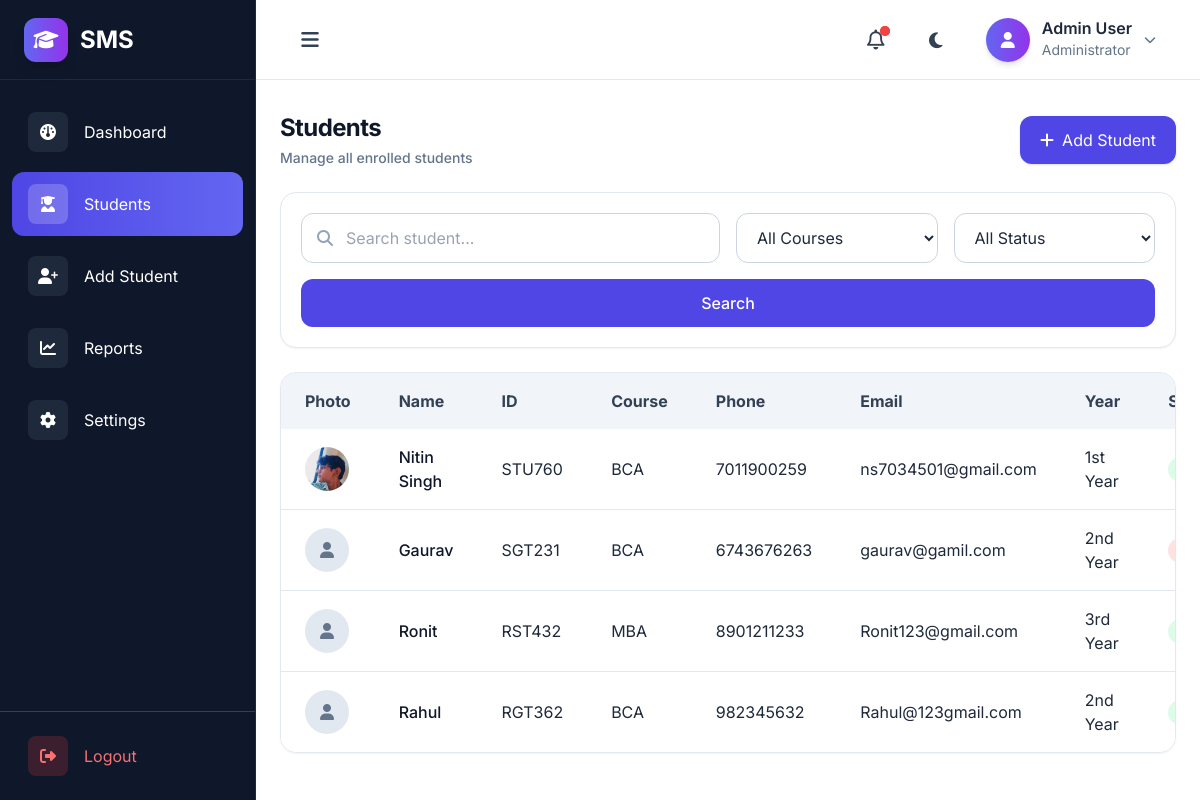
/students/, run on an earlier commit of the app's database.
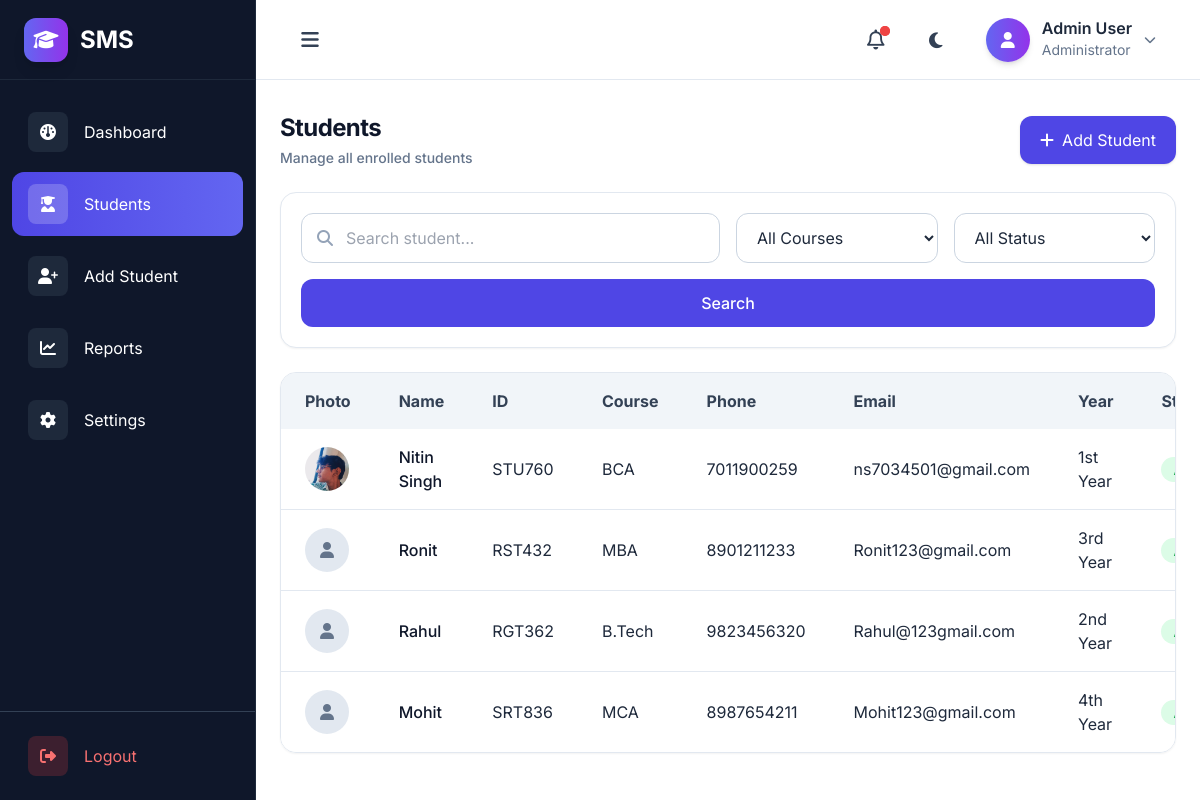
And on a later commit of the database.
### MainApp/models.py (models this page shows, shortened)
class Student(models.Model):
    STATUS_CHOICES = [
        ("Active", "Active"),
        ("Inactive", "Inactive"),
    ]
    YEAR_CHOICES = [
        ('1st Year', '1st Year'),
        ('2nd Year', '2nd Year'),
        ('3rd Year', '3rd Year'),
        ('4th Year', '4th Year'),
    ]
    COURSES = [('BCA','BCA'),('B.Tech','B.Tech'),('MCA','MCA'),('BBA','BBA'),('MBA','MBA')]
    name = models.CharField(max_length=100)
    email = models.EmailField()
    student_id = models.CharField(max_length=20, unique=True)
    photo = models.ImageField(upload_to="students/", blank=True, null=True)
    courses = models.CharField(max_length=50, choices=COURSES)
    phone = models.CharField(max_length=10)
    year = models.CharField(
        max_length=20,
        choices=YEAR_CHOICES,
        default="1st Year"
    )
    date_of_birth = models.DateField()
    created_at = models.DateField(auto_now_add=True)
    status = models.CharField(
        max_length=20,
        choices=STATUS_CHOICES,
        default="Active"
    )
    address = models.TextField(blank=True, null=True)

### MainApp/views.py (the view)
# urls.py: path("students/", views.students, name='students'),
def students(request):
    students = Student.objects.all()
    search = request.GET.get("search")
    course = request.GET.get("course")
    status = request.GET.get("status")
    if search:
        students = students.filter(name__icontains=search)
    if course:
        students = students.filter(courses=course)
    if status:
        students = students.filter(status=status)
    return render(request, "student.html", {"students":students})

### MainApp/templates/student.html (shortened to what this page needs)
{% extends 'base.html' %}
{% block content %}
<div class="space-y-6">
    <div class="flex flex-col md:flex-row md:items-center md:justify-between gap-4">
        <div>
            <h2
                class="text-xl md:text-2xl xl:text-3xl font-bold tracking-tight text-slate-900 dark:text-white transition-colors duration-300">
                Students</h2>
            <p class="mt-1 text-slate-500 dark:text-slate-400 text-sm font-medium transition-colors duration-300">Manage
                all enrolled students</p>
        </div>
        <a href="{% url 'add_student' %}"
            class="inline-flex items-center gap-2 bg-indigo-600 hover:bg-indigo-700 text-white px-5 py-3 rounded-xl shadow transition">
            <i class="fa-solid fa-plus"></i>
            Add Student
        </a>
    </div>
    <div class="bg-white dark:bg-slate-800 rounded-2xl border border-slate-200 dark:border-slate-700 p-5 shadow-sm">
        <form method="GET" class="grid grid-cols-1 md:grid-cols-4 gap-4">
            <div class="relative md:col-span-2">
                <i class="fa-solid fa-magnifying-glass absolute left-4 top-1/2 -translate-y-1/2 text-slate-400"></i>
                <input type="text" name="search" value="{{ request.GET.search }}" placeholder="Search student..."
                    class="w-full pl-11 pr-4 py-3 rounded-xl border border-slate-300 dark:border-slate-600 bg-white dark:bg-slate-700 dark:text-white focus:ring-2 focus:ring-indigo-500 outline-none">
            </div>
            <select name="course"
                class="px-4 py-3 rounded-xl border border-slate-300 dark:border-slate-600 bg-white dark:bg-slate-700 dark:text-white outline-none">
                <option value="">All Courses</option>
            </select>
            <select name="status"
                class="px-4 py-3 rounded-xl border border-slate-300 dark:border-slate-600 bg-white dark:bg-slate-700 dark:text-white outline-none">
                <option value="">All Status</option>
            </select>
            <button type="submit"
                class="md:col-span-4 bg-indigo-600 hover:bg-indigo-700 text-white py-3 rounded-xl font-medium transition">
                Search
            </button>
        </form>
    </div>
    <div
        class="bg-white dark:bg-slate-800 rounded-2xl border border-slate-200 dark:border-slate-700 shadow-sm overflow-x-auto">
        <table class="w-full">
            <thead class="bg-slate-100 dark:bg-slate-700 text-slate-700 dark:text-slate-200">
                <tr>
                    <th class="px-6 py-4 text-left">Photo</th>
                    <th class="px-6 py-4 text-left">Name</th>
                    <th class="px-6 py-4 text-left">ID</th>
                    <th class="px-6 py-4 text-left">Course</th>
                    <th class="px-6 py-4 text-left">Phone</th>
                    <th class="px-6 py-4 text-left">Email</th>
                    <th class="px-6 py-4 text-left">Year</th>
                    <th class="px-6 py-4 text-left">Status</th>
                </tr>
            </thead>
            <tbody class="divide-y divide-slate-200 dark:divide-slate-700">
                {% for student in students %}
                <tr class="hover:bg-slate-50 dark:hover:bg-slate-700 transition">
                    <td class="px-6 py-4">
                        {% if student.photo %}
                        <img src="{{ student.photo.url }}" alt="{{ student.name }}"
                            class="w-11 h-11 rounded-full object-cover">
                        {% else %}
                        <div class="w-11 h-11 rounded-full bg-slate-200 flex items-center justify-center">
                            <i class="fa-solid fa-user text-slate-500"></i>
                        </div>
                        {% endif %}
                    </td>
                    <td class="px-6 py-4 font-medium text-slate-900 dark:text-white">{{ student.name }}</td>
                    <td class="px-6 py-4">{{ student.student_id }}</td>
                    <td class="px-6 py-4">{{ student.courses }}</td>
                    <td class="px-6 py-4">{{ student.phone }}</td>
                    <td class="px-6 py-4">{{ student.email }}</td>
                    <td class="px-6 py-4">{{ student.year }}</td>
                    <td class="px-6 py-4">
                        <span class="px-3 py-1 rounded-full text-sm font-medium
                        {% if student.status == 'Active' %}
                        bg-green-100 text-green-600
                        {% else %}
                        bg-red-100 text-red-600
                        {% endif %}">{{ student.status }}</span>
                    </td>
                </tr>
                {% empty %}
                <tr>
                    <td colspan="8" class="py-6 text-center text-slate-500">No students found!</td>
                </tr>
                {% endfor %}
            </tbody>
        </table>
    </div>
</div>
{% endblock %}

### MainApp/templates/base.html (shortened to what this page needs)
{% load static %}
<!doctype html>
<html lang="en">
<head>
  <script src="https://cdn.tailwindcss.com"></script>
  <link rel="stylesheet" href="{% static 'src/style.css' %}" />
  <link rel="stylesheet" href="https://cdnjs.cloudflare.com/ajax/libs/font-awesome/6.4.0/css/all.min.css" />
</head>
<body class="bg-slate-50 text-slate-800 dark:bg-slate-900 dark:text-slate-100 transition-colors duration-300">
  <div class="flex h-screen bg-gray-100">
    {% include "components/sidebar.html" %}
    <div class="flex flex-col flex-1 overflow-hidden">
      {% include "components/navbar.html" %}
      <main class="flex-1 w-full h-screen px-6 py-8 overflow-y-auto bg-white dark:bg-slate-900">
        {% block content %}
        {% endblock %}
      </main>
    </div>
  </div>
</body>
</html>

### MainApp/templates/components/sidebar.html (shortened to what this page needs)
<aside id="sidebar"
  class="fixed lg:relative top-0 left-0 z-50 h-screen w-64 bg-slate-900 border-r border-slate-800 text-white flex flex-col overflow-hidden transform -translate-x-full lg:translate-x-0 transition-all duration-300 ease-in-out">
  <div class="h-20 flex items-center px-6 border-b border-slate-800">
    <div
      class="w-11 h-11 rounded-xl bg-gradient-to-r from-indigo-500 to-purple-600 flex items-center justify-center shadow-lg shrink-0">
      <i class="fa-solid fa-graduation-cap text-xl"></i>
    </div>
    <span class="sidebar-text ml-3 text-2xl font-bold whitespace-nowrap transition-all duration-300">
      SMS
    </span>
  </div>
  <nav class="flex-1 px-3 py-5 space-y-2 overflow-y-auto">
    <a href="{% url 'dashboard' %}" class="nav-item group flex items-center gap-4 px-4 py-3 rounded-xl transition
      {% if request.path == '/dashboard/' %}
      bg-gradient-to-r from-indigo-600 to-indigo-500
      {% else %}
      hover:scale-[1.02]
      {% endif %}">
      <div class="w-10 h-10 rounded-lg flex items-center justify-center transition
      {% if request.path == '/dashboard/' %}
      bg-white/20
      {% else %}
      bg-slate-800 group-hover:bg-indigo-600
      {% endif %}">
        <i class="fa-solid fa-gauge"></i>
      </div>
      <span class="sidebar-text">Dashboard</span>
    </a>
    <a href="{% url 'students' %}" class="nav-item group flex items-center gap-4 px-4 py-3 rounded-xl transition
      {% if request.path == '/students/' %}
      bg-gradient-to-r from-indigo-600 to-indigo-500
      {% else %}
      hover:scale-[1.02]
      {% endif %}">
      <div
        class="w-10 h-10 rounded-lg flex items-center justify-center transition
        {% if request.path == '/students/' %}
        bg-white/20
        {% else %}
        bg-slate-800 group-hover:bg-indigo-600
        {% endif %}">
        <i class="fa-solid fa-user-graduate"></i>
      </div>
      <span class="sidebar-text">Students</span>
    </a>
    <a href="{% url 'add_student' %}" class="nav-item group flex items-center gap-4 px-4 py-3 rounded-xl transition
    {% if request.path == '/add_student/' %}
    bg-gradient-to-r from-indigo-600 to-indigo-500
    {% else %}
    hover:scale-[1.02]
    {% endif %}">
      <div
        class="w-10 h-10 rounded-lg flex items-center justify-center transition
        {% if request.path == '/add_student/' %}
        bg-white/20
        {% else %}
        bg-slate-800 group-hover:bg-indigo-600
        {% endif %}">
        <i class="fa-solid fa-user-plus"></i>
      </div>
      <span class="sidebar-text">Add Student</span>
    </a>
    <a href="{% url 'reports' %}" class="nav-item group flex items-center gap-4 px-4 py-3 rounded-xl transition
    {% if request.path == '/reports/' %}
    bg-gradient-to-r from-indigo-600 to-indigo-500
    {% else %}
    hover:scale-[1.02]
    {% endif %}">
      <div
        class="w-10 h-10 rounded-lg flex items-center justify-center transition
        {% if request.path == '/reports/' %}
        bg-white/20
        {% else %}
        bg-slate-800 group-hover:bg-indigo-600
        {% endif %}">
        <i class="fa-solid fa-chart-line"></i>
      </div>
      <span class="sidebar-text">Reports</span>
    </a>
    <a href="#" class="nav-item group flex items-center gap-4 px-4 py-3 rounded-xl hover:bg-slate-800 transition">
      <div
        class="w-10 h-10 rounded-lg bg-slate-800 group-hover:bg-orange-500 flex items-center justify-center transition">
        <i class="fa-solid fa-gear"></i>
      </div>
      <span class="sidebar-text">Settings</span>
    </a>
  </nav>
  <div class="border-t border-slate-700 p-3">
    <a href="#"
      class="nav-item group flex items-center gap-4 px-4 py-3 rounded-xl hover:bg-red-600/20 text-red-400 transition">
      <div class="w-10 h-10 rounded-lg bg-red-500/20 flex items-center justify-center">
        <i class="fa-solid fa-right-from-bracket"></i>
      </div>
      <span class="sidebar-text">Logout</span>
    </a>
  </div>
</aside>

### MainApp/templates/components/navbar.html (shortened to what this page needs)
<header
  class="h-20 bg-white dark:bg-slate-900 border-b border-slate-200 dark:border-slate-700 flex items-center justify-between px-4 sm:px-6 lg:px-8 shrink-0 transition-colors duration-300 shadow-sm">
  <div class="flex items-center gap-4">
    <button id="toggleBtn"
      class="w-11 h-11 rounded-xl hover:bg-slate-100 dark:hover:bg-slate-800 transition flex items-center justify-center cursor-pointer">
      <i class="fa-solid fa-bars text-xl text-slate-700 dark:text-slate-200"></i>
    </button>
  </div>
  <div class="flex items-center gap-2 sm:gap-4">
    <button
      class="relative w-11 h-11 rounded-xl hover:bg-slate-100 dark:hover:bg-slate-800 transition flex items-center justify-center">
      <i class="fa-regular fa-bell text-xl text-slate-700 dark:text-slate-200"></i>
      <span class="absolute top-2 right-2 w-2.5 h-2.5 rounded-full bg-red-500 animate-ping"></span>
    </button>
    <button
      class="myToggleBtn w-11 h-11 rounded-xl hover:bg-slate-100 dark:hover:bg-slate-800 transition flex items-center justify-center">
      <i class="fa-solid fa-moon theme_icon text-lg text-slate-700 dark:text-yellow-400"></i>
    </button>
    <button
      class="flex items-center gap-3 rounded-xl px-2 sm:px-3 py-2 hover:bg-slate-100 dark:hover:bg-slate-800 transition">
      <div
        class="w-11 h-11 rounded-full bg-gradient-to-r from-indigo-500 to-purple-600 flex items-center justify-center shadow-md">
        <i class="fa-solid fa-user text-white"></i>
      </div>
      <div class="hidden lg:block text-left">
        <h4 class="font-semibold text-slate-800 dark:text-white leading-none">
          Admin User
        </h4>
        <p class="text-sm text-slate-500 dark:text-slate-400 mt-1">
          Administrator
        </p>
      </div>
      <i class="fa-solid fa-chevron-down text-xs text-slate-500 dark:text-slate-300 hidden sm:block"></i>
    </button>
  </div>
</header>

### MainApp/static/src/style.css (style rules this page uses)
* { transition: background-color 0.4s ease, color 0.4s ease, border-color 0.4s ease, box-shadow 0.4s ease; }
html { scroll-behavior: smooth; }
body { font-family: "Inter", sans-serif; background: #f8fafc; color: #0f172a; }
main { width: 100%; }
.sidebar-text { transition: all .45s ease; white-space: nowrap; }
.nav-item { transition: all .45s ease; }
#sidebar { transition: width .45s ease; }

What changed in the data, as far as the page shows it:
removed Student: name "Gaurav", student_id "SGT231", courses "BCA", phone "6743676263", email "gaurav@gamil.com", year "2nd Year", status "Inactive" (drawn)
changed Student "Rahul": courses "BCA" → "B.Tech"; phone "982345632" → "9823456320"
added Student: name "Mohit", student_id "SRT836", courses "MCA", phone "8987654211", email "Mohit123@gmail.com", year "4th Year"
